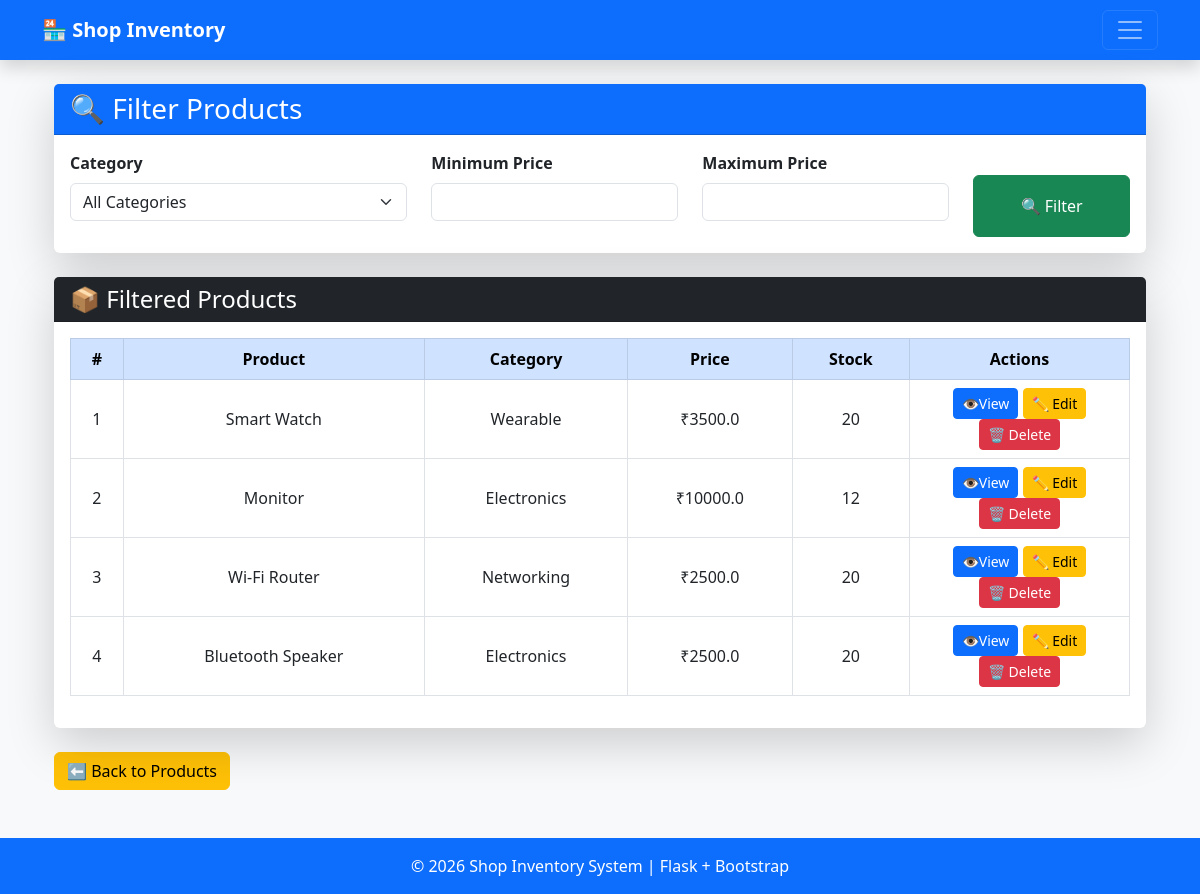
/filter, run on an earlier commit of the app's database.
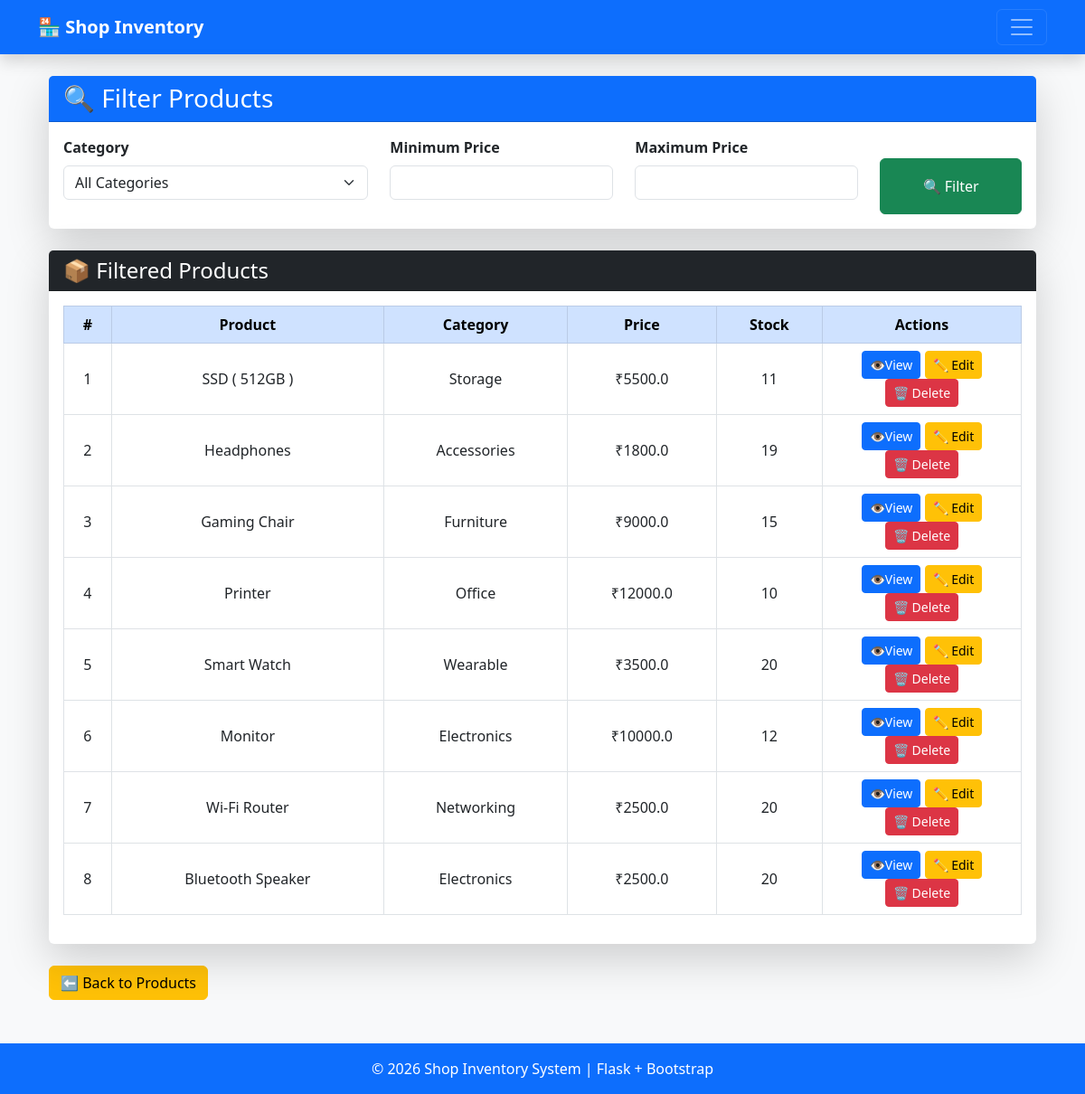
And on a later commit of the database.
### tables this page shows
CREATE TABLE products (
                    id INTEGER PRIMARY KEY AUTOINCREMENT,
                    name TEXT NOT NULL,
                    category TEXT NOT NULL,
                    price REAL NOT NULL,
                    stock INTEGER NOT NULL
                 );

### app.py (the view)
@app.route("/filter")
def filter_products():
    conn = get_db()
    category = request.args.get("category", "")
    min_price = request.args.get("min_price", "")
    max_price = request.args.get("max_price", "")
    query = "SELECT * FROM products WHERE 1=1"
    params = []
    if category:
        query += " AND category = ?"
        params.append(category)
    if min_price:
        query += " AND price >= ?"
        params.append(min_price)
    if max_price:
        query += " AND price <= ?"
        params.append(max_price)
    query += " ORDER BY id DESC"
    products = conn.execute(query, params).fetchall()
    categories = conn.execute(
        "SELECT DISTINCT category FROM products"
    ).fetchall()
    conn.close()
    return render_template(
        "filter.html",
        products=products,
        categories=categories,
        selected_category=category,
        min_price=min_price,
        max_price=max_price
    )

### database.py (called while the page is built)
def get_db():
    conn = sqlite3.connect('myproject.db')
    conn.row_factory = sqlite3.Row # To access columns by name
    return conn

### templates/filter.html (shortened to what the changed rows need)
{% extends "base.html" %}
{% block content %}
<div class="container mt-4">
    <div class="card shadow-lg border-0">
        <div class="card-body">
            {% if products %}
            <div class="table-responsive">
                <table class="table table-bordered table-hover align-middle text-center">
                    <thead class="table-primary">
                        <tr>
                            <th>#</th>
                            <th>Product</th>
                            <th>Category</th>
                            <th>Price</th>
                            <th>Stock</th>
                            <th width="220">Actions</th>
                        </tr>
                    </thead>
                    <tbody>
                        {% for product in products %}
                        <tr>
                            <td>{{ loop.index }}</td>
                            <td>{{ product['name'] }}</td>
                            <td>{{ product['category'] }}</td>
                            <td>₹{{ product['price'] }}</td>
                            <td>{{ product['stock'] }}</td>
                            <td>
                                <a href="{{ url_for('product_detail', id=product.id) }}"
                                 class="btn btn-sm btn-primary">
                                   👁️View
                                </a>
                                <a href="{{ url_for('edit_product', id=product['id']) }}"
                                   class="btn btn-warning btn-sm">
                                    ✏ Edit
                                </a>
                                <a href="{{ url_for('delete_product', id=product['id']) }}"
                                   class="btn btn-danger btn-sm"
                                   onclick="return confirm('Are you sure you want to delete this product?')">
                                    🗑 Delete
                                </a>
                            </td>
                        </tr>
                        {% endfor %}
                    </tbody>
                </table>
            </div>
            {% else %}
            <div class="alert alert-warning text-center">
                <h5>⚠ No Products Found</h5>
            </div>
            {% endif %}
        </div>
    </div>
</div>
{% endblock %}

What changed in the data, as far as the page shows it:
added products: name "SSD ( 512GB )", category "Storage", price "5500.0", stock "11"
added products: name "Headphones", category "Accessories", price "1800.0", stock "19"
added products: name "Gaming Chair", category "Furniture", price "9000.0", stock "15"
added products: name "Printer", category "Office", price "12000.0", stock "10"
